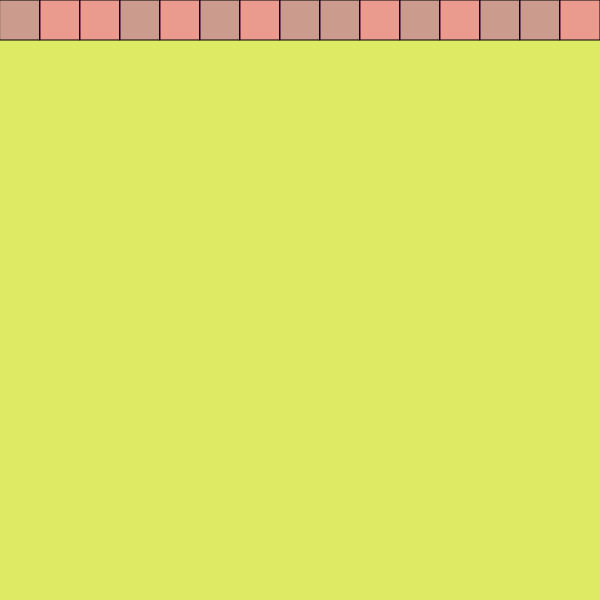
Frame 1 (no input)
Frame 60 (no input): identical to frame 1, image omitted
Frame 120 (the mouse pressed at the canvas centre since frame 60): identical to frame 1, image omitted

The p5.js sketch that drew this single still picture (run headless with seeded random() and noise() and a simulated clock; from frame 60 on, the mouse is pressed at the canvas centre):

// p5.js sketch
// ── sketch.js
let cells = [1,0,0,1,0,1,0,1,1,0,1,0,1,1,0];
let w = 40;
function setup() {
    createCanvas(600, 600);
}
function draw()
{
    background(222,234,99);

    for (let i = 0; i <cells.length; i++)
    {
        let x = i *w;
        stroke(0);
        //1 cell is -purple
        //0 cell is - pink
        fill(255 -cells[i] * 88,11,220,90);
        square(x,0,w);
    }
}
